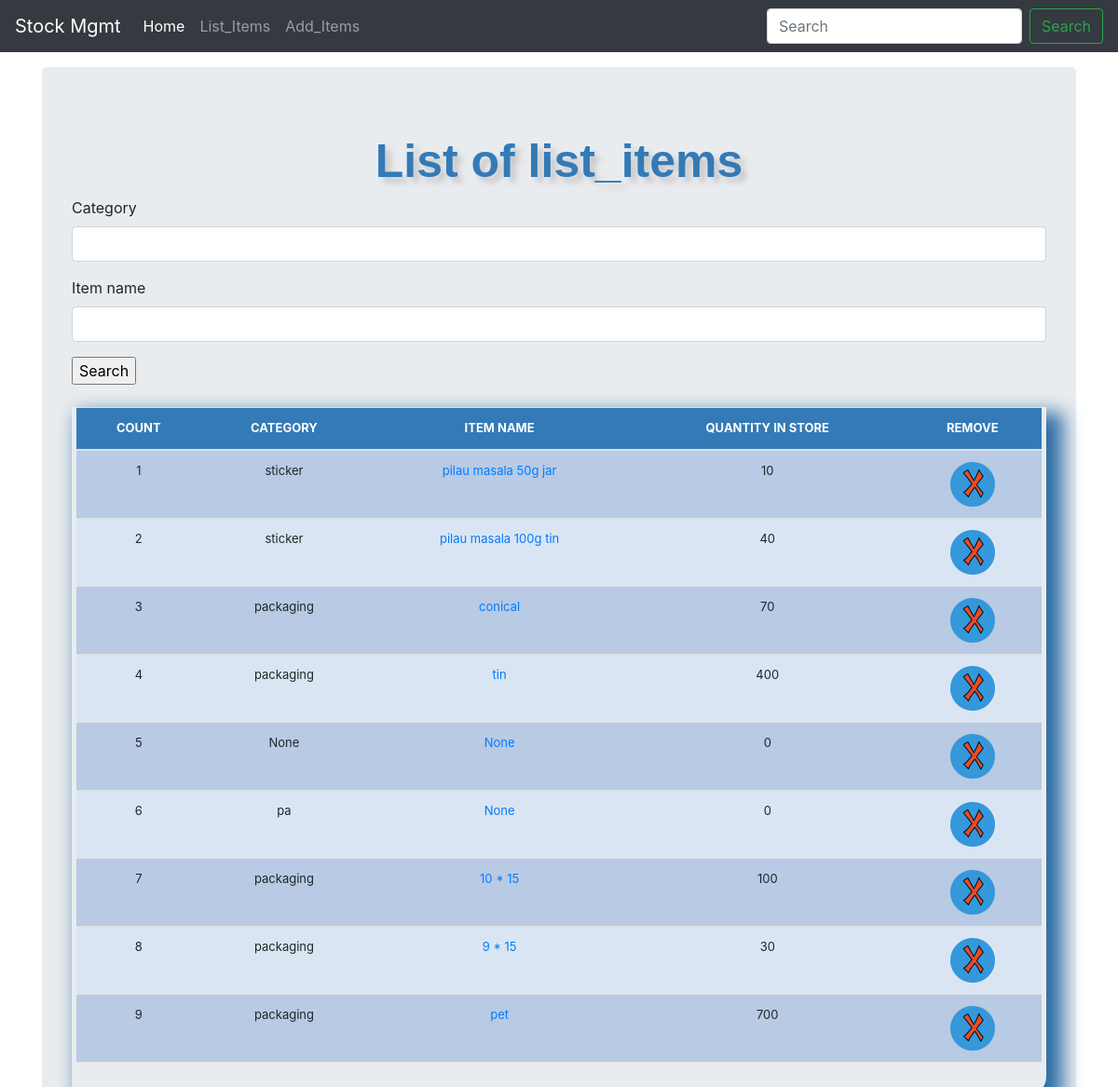
/list_items/, run on an earlier commit of the app's database.
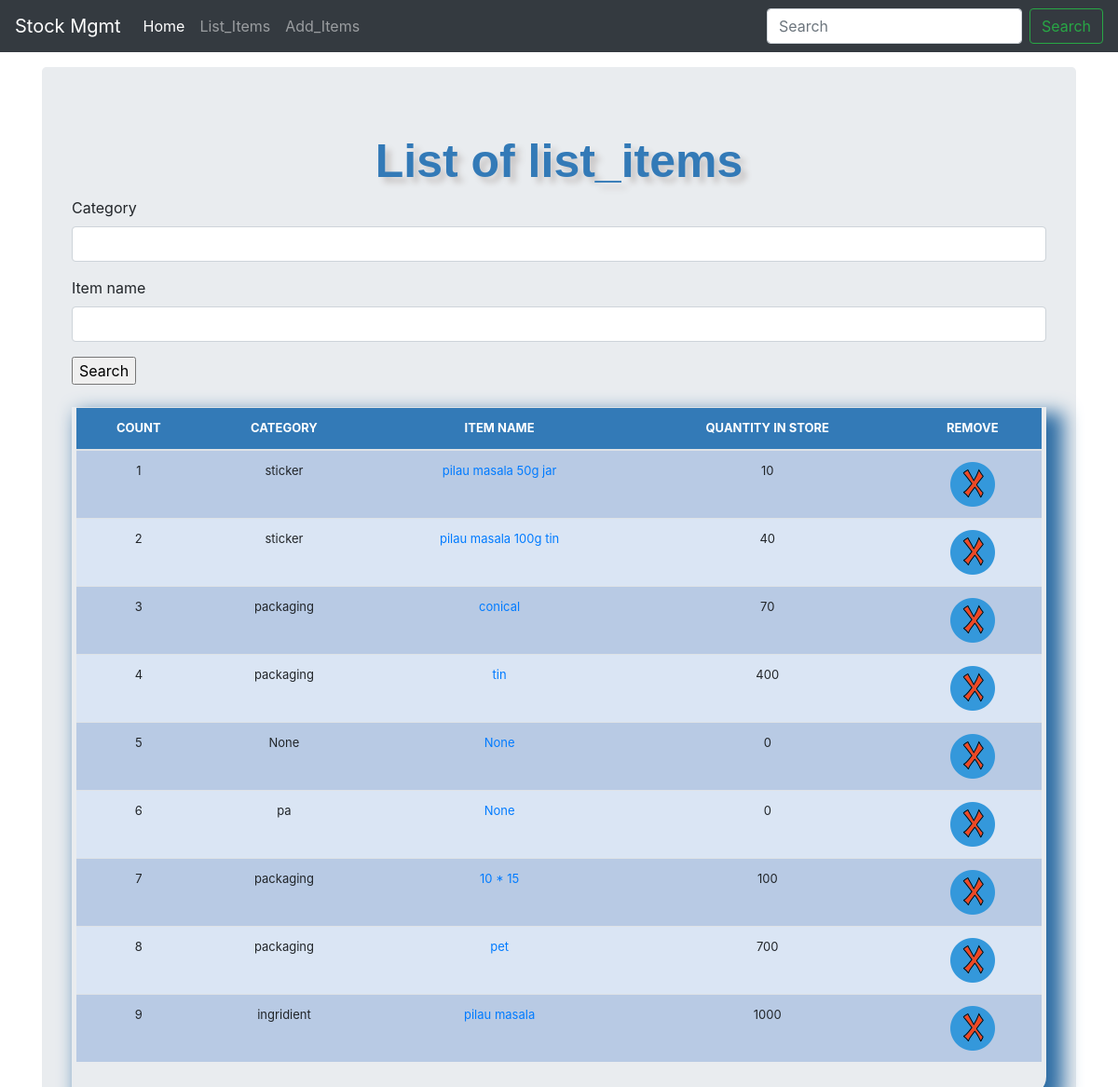
And on a later commit of the database.
### stockmgmt/models.py (models this page shows, shortened)
class Stock(models.Model):
	category = models.CharField(max_length=50, blank=True, null=True)
	item_name = models.CharField(max_length=50, blank=True, null=True)
	quantity = models.IntegerField(default='0', blank=False, null=True)
	receive_quantity = models.IntegerField(default='0', blank=True, null=True)
	receive_by = models.CharField(max_length=50, blank=True, null=True)
	issue_quantity = models.IntegerField(default='0', blank=True, null=True)
	issue_by = models.CharField(max_length=50, blank=True, null=True)
	issue_to = models.CharField(max_length=50, blank=True, null=True)
	phone_number = models.CharField(max_length=50, blank=True, null=True)
	created_by = models.CharField(max_length=50, blank=True, null=True)
	reorder_level = models.IntegerField(default='0', blank=True, null=True)
	last_updated = models.DateTimeField(auto_now_add=False, auto_now=True)
	export_to_CSV = models.BooleanField(default=False)

### stockmgmt/views.py (the view, shortened to what this page needs)
# urls.py: path('list_items/', views.list_items, name='list_items'),
def list_items(request):
	header = 'List of list_items'
	form = StockSearchForm(request.POST or None)
	queryset = Stock.objects.all()
	context = {
		"header": header,
		"queryset": queryset,
		"form": form,
	}
	return render(request, "list_items.html",context)

### stockmgmt/forms.py
class StockSearchForm(forms.ModelForm):
  class Meta:
    model = Stock
    fields = ['category', 'item_name']

### stockmgmt/templates/list_items.html
{% extends 'base.html' %}
{% load static %}
{% block content %}
{% load crispy_forms_tags %}
<form method='POST' action=''>{% csrf_token %}
      {{form|crispy}}
      <input type="submit" value='Search'/>
</form>
<br>
<body>
  <div class="display_table">
    <table class='table'>
        <thead>
          <tr>
            <th>COUNT</th>
            <th>CATEGORY</th>
            <th>ITEM NAME</th>
            <th>QUANTITY IN STORE</th>
            <th>REMOVE</th>
          </tr>
        </thead>
      {% for instance in queryset %}
          <tr>
            <td>{{forloop.counter}}</td>
            <td>{{instance.category}}</td>
            <td><a href="{% url 'update_items' instance.id %}">{{instance.item_name}}</a></td>
            <td>{{instance.quantity}}</td>
            <td><a href="{% url 'delete_items' instance.id %}"><img src="{% static 'img/delete.png' %}"></a></td>
          </tr>
      {% endfor %}
    </table>
  </div>
</body>
{% endblock %}

### stockmgmt/templates/base.html (shortened to what this page needs)
{% load static %}
<!doctype html>
<html lang="en">
  <head>
<link href="{% static 'css/stylesheet.css' %}" rel="stylesheet">
<link rel="stylesheet" href="https://stackpath.bootstrapcdn.com/bootstrap/4.4.1/css/bootstrap.min.css">
    <link href="{% static 'css/navbar-top-fixed.css' %}" rel="stylesheet">
  </head>
  <body>
    <nav class="navbar navbar-expand-md navbar-dark fixed-top bg-dark">
  <a class="navbar-brand" href="{% url 'home' %}">Stock Mgmt</a>
  <div class="collapse navbar-collapse" id="navbarCollapse">
    <ul class="navbar-nav mr-auto">
      <li class="nav-item active">
        <a class="nav-link" href="{% url 'home' %}">Home <span class="sr-only">(current)</span></a>
      </li>
      <li class="nav-item">
        <a class="nav-link" href="{% url 'list_items' %}">List_Items</a>
      </li>
      <li class="nav-item">
        <a class="nav-link" href="{% url 'add_items' %}" tabindex="-1" aria-disabled="true">Add_Items</a>
      </li>
    </ul>
    <form class="form-inline mt-2 mt-md-0">
      <input class="form-control mr-sm-2" type="text" placeholder="Search" aria-label="Search">
      <button class="btn btn-outline-success my-2 my-sm-0" type="submit">Search</button>
    </form>
  </div>
</nav>
<main role="main" class="container">
  <div class="jumbotron">
    <div class="header">{{header}}</div>
    {% block content %}{% endblock %}
</div>
</main>
</body>
</html>

### stockmgmt/static/css/stylesheet.css (style rules this page uses)
body { background-color: #34eb6b; }
.table { font-size: 13px; text-align: center; width: 95%; margin: auto; }
.table tr:nth-child(odd) { background: #B8CAE4 }
.table tr:nth-child(even) { background: #dae5f4 }
th { background-color: #337ab7; color: white; }
.display_table { border-bottom-right-radius: 20px; padding-left: 5px; padding-right: 5px; padding-bottom: 20px; box-shadow: 12px 12px 20px 6px #2e6da4; }
.header { font-family: helvetica; color: #337ab7; font-size: 50px; text-align: center; width: 100%; text-shadow: 6px 6px 6px #c9c6c6; display: block; font-weight: bolder; }

### stockmgmt/static/css/navbar-top-fixed.css (style rules this page uses)
body { min-height: 75rem; padding-top: 4.5rem; }

What changed in the data, as far as the page shows it:
removed Stock: category "packaging", item_name "9 * 15", quantity "30"
added Stock: category "ingridient", item_name "pilau masala", quantity "1000"
